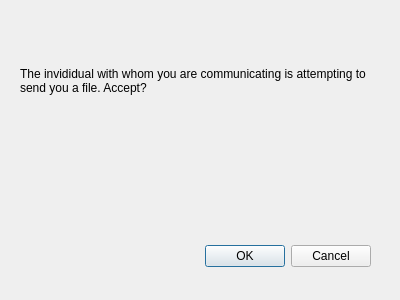
<?xml version="1.0" encoding="UTF-8"?>
<ui version="4.0">
 <class>Dialog</class>
 <widget class="QDialog" name="Dialog">
  <property name="geometry">
   <rect>
    <x>0</x>
    <y>0</y>
    <width>400</width>
    <height>300</height>
   </rect>
  </property>
  <property name="windowTitle">
   <string>Dialog</string>
  </property>
  <widget class="QDialogButtonBox" name="buttonBox">
   <property name="geometry">
    <rect>
     <x>30</x>
     <y>240</y>
     <width>341</width>
     <height>32</height>
    </rect>
   </property>
   <property name="orientation">
    <enum>Qt::Horizontal</enum>
   </property>
   <property name="standardButtons">
    <set>QDialogButtonBox::Cancel|QDialogButtonBox::Ok</set>
   </property>
  </widget>
  <widget class="QLabel" name="label">
   <property name="geometry">
    <rect>
     <x>20</x>
     <y>30</y>
     <width>351</width>
     <height>101</height>
    </rect>
   </property>
   <property name="text">
    <string>The invididual with whom you are communicating is attempting to send you a file. Accept?</string>
   </property>
   <property name="wordWrap">
    <bool>true</bool>
   </property>
  </widget>
 </widget>
 <resources/>
 <connections>
  <connection>
   <sender>buttonBox</sender>
   <signal>accepted()</signal>
   <receiver>Dialog</receiver>
   <slot>accept()</slot>
   <hints>
    <hint type="sourcelabel">
     <x>248</x>
     <y>254</y>
    </hint>
    <hint type="destinationlabel">
     <x>157</x>
     <y>274</y>
    </hint>
   </hints>
  </connection>
  <connection>
   <sender>buttonBox</sender>
   <signal>rejected()</signal>
   <receiver>Dialog</receiver>
   <slot>reject()</slot>
   <hints>
    <hint type="sourcelabel">
     <x>316</x>
     <y>260</y>
    </hint>
    <hint type="destinationlabel">
     <x>286</x>
     <y>274</y>
    </hint>
   </hints>
  </connection>
 </connections>
</ui>
